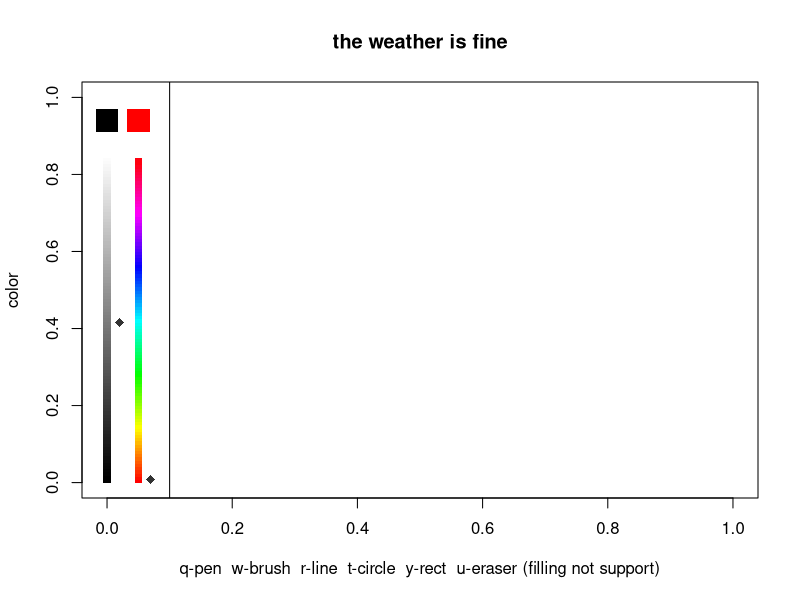

The R script that drew this image:
library(colorspace)
draw<-function(){
	x11()
	plot(c(0,0),xlim=c(0,1),ylim=c(0,1),col='white',main="the weather is fine",xlab="q-pen  w-brush  r-line  t-circle  y-rect  u-eraser (filling not support)",ylab='color')
	data<-data.frame(x=0,y=0)
	new<-F
	p1<-c(0.1475410,0.1743666)
	p2<-c(0.9090909,0.8569300)
	color<-c(1,50)
	pre.col<-color
	pen<-1
	cex<-5
	prex<-0
	prey<-0
	lin<-F
	cir<-F
	rec<-F
	tag<-100
	col.vector<-rainbow(100)
	for(i in 1:100){col.vector[i]<-substring(col.vector[i],1,7)}
	grey.vector<-99:0
	points(rep(0,100),100:1/100/1.2,col=paste("grey",grey.vector,sep=""),pch=15)
	points(rep(0.05,tag),1:tag/tag/1.2,col=col.vector,pch=15)
	points(c(0.07,0.02),c(pre.col[1]/tag,pre.col[2]/100)/1.2,pch=18,cex=1.2,col='white')
	points(c(0.07,0.02),c(color[1]/tag,color[2]/100)/1.2,pch=18,cex=1.2,col='grey20')
	points(0.05,0.94,pch=15,col=col.vector[color[1]],cex=3)
	points(0,0.94,pch=15,col='black',cex=3)
	abline(v=0.1)
	add1<-function(a,px,py){
		change.col<-function(){
			if(color[2]/100>=0.5 & color[1]>=0){col<-mixcolor((color[2]/100-0.5)*2,hex2RGB(col.vector[color[1]]),RGB(1,1,1))}
			else if(color[1]>=0){col<-mixcolor((0.5-color[2]/100)*2,hex2RGB(col.vector[color[1]]),RGB(0,0,0))}
			else if(color[1]==-1){col<-mixcolor(color[2]/100,RGB(0,0,0),RGB(1,1,1))}
			col<-col@coords
			return(rgb(col[1],col[2],col[3]))
		}
		show.col<-function(){
			points(c(0.07,0.02),c(pre.col[1]/tag,pre.col[2]/100)/1.2,pch=18,cex=1.2,col='white')
			points(c(0.07,0.02),c(color[1]/tag,color[2]/100)/1.2,pch=18,cex=1.2,col='grey20')
			points(0.05,0.94,pch=15,col=change.col(),cex=3)
			pre.col<<-color
		}
		choose.col<-function(x,y){
			if(abs(x)<0.01 & y>0 & y<1/1.2){color[2]<<-round(y*120)}
			else if(abs(x-0.05)<0.01 & y>0 & y<1/1.2){color[1]<<-round(y*1.2*100)}
			else if(abs(x)<0.03 & y>1/1.2){color[1]<<--1}
			show.col()
		}
		if(pen!=4){lin<<-F}
		if(pen!=5){cir<<-F}
		point<-function(x,y){
			temp<-matrix(c(runif(3*cex*10)),ncol=3)
			temp[,1]<-sin(temp[,1]*2*pi)*0.02*temp[,2]+px-0.01
			temp[,2]<-sin(temp[,3]*2*pi)*0.02*temp[,2]*cex/5+py-0.01
			points(temp,pch=16,cex=0.4,col=change.col())
		}
		line<-function(x,y){
			if(lin==F){lin<<-T}
			else{
				lines(c(x,prex),c(y,prey),type='l',lwd=5*cex/10,col=change.col())
				lin<<-F
			}
			prex<<-x
			prey<<-y
		}
		circle<-function(x,y){
			if(cir==F){cir<<-T}
			else{
				temp<-(1:1000)/1000
				ra<-sqrt((x-prex)^2+(y-prey)^2)
				points(prex+cos(temp*2*pi)*ra,prey+sin(temp*2*pi)*ra,cex=0.8*cex/10,col=change.col())
				cir<<-F
			}		
			prex<<-x
			prey<<-y	
		}
		rect<-function(x,y){
			if(rec==F){rec<<-T}
			else{
				lines(c(x,prex),c(prey,prey),type='l',lwd=5*cex/10,col=change.col())
				lines(c(x,x),c(y,prey),type='l',lwd=5*cex/10,col=change.col())
				lines(c(prex,prex),c(y,prey),type='l',lwd=5*cex/10,col=change.col())
				lines(c(x,prex),c(y,y),type='l',lwd=5*cex/10,col=change.col())
				rec<<-F
			}
			prex<<-x
			prey<<-y	
		}
		px<-round((px-p1[1])/(p2[1]-p1[1]),3)
		py<-round((py-p1[2])/(p2[2]-p1[2]),3)
		if(px<1 & px>-0.05 & py<1 & py>0){
			if(px<0.13){choose.col(px,py)}
			else{
				if(pen==1)points(px,py,pch=16,col=change.col(),cex=cex/10)
				if(pen==2)point(px,py)
				if(pen==3)painting(a,px,py)
				if(pen==4)line(px,py)
				if(pen==5)circle(px,py)
				if(pen==6)rect(px,py)
				if(pen==7)points(px,py,pch=16,col='white',cex=cex)	
			}
		}
		return(NULL)
	}
	add2<-function(a,px,py){
		change.col<-function(){
			if(color[2]/100>=0.5 & color[1]>=0){col<-mixcolor((color[2]/100-0.5)*2,hex2RGB(col.vector[color[1]]),RGB(1,1,1))}
			else if(color[1]>=0){col<-mixcolor((0.5-color[2]/100)*2,hex2RGB(col.vector[color[1]]),RGB(0,0,0))}
			else if(color[1]==-1){col<-mixcolor(color[2]/100,RGB(0,0,0),RGB(1,1,1))}
			col<-col@coords
			return(rgb(col[1],col[2],col[3]))
		}
		show.col<-function(){
			points(c(0.07,0.02),c(pre.col[1]/tag,pre.col[2]/100)/1.2,pch=18,cex=1.2,col='white')
			points(c(0.07,0.02),c(color[1]/tag,color[2]/100)/1.2,pch=18,cex=1.2,col='grey20')
			points(0.05,0.94,pch=15,col=change.col(),cex=3)
			pre.col<<-color
		}
		choose.col<-function(x,y){
			if(abs(x)<0.01 & y>0 & y<1/1.2){color[2]<<-round(y*120)}
			else if(abs(x-0.05)<0.01 & y>0 & y<1/1.2){color[1]<<-round(y*1.2*100)}
			else if(abs(x)<0.03 & y>1/1.2){color[1]<<--1}
			show.col()
		}
		if(pen!=4 & pen!=1){lin<<-F}
		if(pen!=5){cir<<-F}
		point<-function(x,y){
			temp<-matrix(c(runif(3*cex*10)),ncol=3)
			temp[,1]<-sin(temp[,1]*2*pi)*0.02*temp[,2]+px-0.01
			temp[,2]<-sin(temp[,3]*2*pi)*0.02*temp[,2]*cex/5+py-0.01
			points(temp,pch=16,cex=0.4,col=change.col())
		}
		line<-function(x,y){
			if(lin==F){lin<<-T}
			else{
				lines(c(x,prex),c(y,prey),type='l',lwd=5*cex/10,col=change.col())
				lin<<-F
			}
			prex<<-x
			prey<<-y
		}
		circle<-function(x,y){
			if(cir==F){cir<<-T}
			else{
				temp<-(1:1000)/1000
				ra<-sqrt((x-prex)^2+(y-prey)^2)
				points(prex+cos(temp*2*pi)*ra,prey+sin(temp*2*pi)*ra,cex=0.8*cex/10,col=change.col())
				cir<<-F
			}		
			prex<<-x
			prey<<-y	
		}
		rect<-function(x,y){
			if(rec==F){rec<<-T}
			else{
				lines(c(x,prex),c(prey,prey),type='l',lwd=5*cex/10,col=change.col())
				lines(c(x,x),c(y,prey),type='l',lwd=5*cex/10,col=change.col())
				lines(c(prex,prex),c(y,prey),type='l',lwd=5*cex/10,col=change.col())
				lines(c(x,prex),c(y,y),type='l',lwd=5*cex/10,col=change.col())
				rec<<-F
			}
			prex<<-x
			prey<<-y	
		}
		linep<-function(x,y){
			if(lin==F){lin<<-T}
			else{lines(c(x,prex),c(y,prey),type='l',lwd=5*cex/10,col=change.col())}
			prex<<-x
			prey<<-y
		}
		px<-round((px-p1[1])/(p2[1]-p1[1]),3)
		py<-round((py-p1[2])/(p2[2]-p1[2]),3)
		if(px<1 & px>-0.05 & py<1 & py>0){
			if(px<0.13){choose.col(px,py)}
			else{
				if(pen==1)linep(px,py)
				if(pen==2)point(px,py)
				if(pen==3)painting(a,px,py)
				if(pen==4)line(px,py)
				if(pen==5)circle(px,py)
				if(pen==6)rect(px,py)
				if(pen==7)points(px,py,pch=16,col='white',cex=cex)	
			}
		}
		return(NULL)
	}
	painting<-function(a,px,py){
		paint<-function(x,y){
			if(!(x<=1e-3 | y<=1e-3 | x>1 | y>1)){
				if(record[x*(1e+3),y*(1e+3)]==record[px*(1e+3),py*(1e+3)] & flag[x*(1e+3),y*(1e+3)]==0){
					##points(x,y,pch=15,cex=0.1,col=color)
					flag[x*(1e+3),y*(1e+3)]<<-1
					if(round(x,1)>(1e-3) & round(y,1)>(1e-3) & round(x,1)<=1-(1e-3) & round(y,1)<=1-(1e-3))if(flag[x*(1e+3),y*(1e+3)+1]==0)paint(x,y+(1e-3))
					if(round(x,1)>(1e-3) & round(y,1)>(1e-3) & round(x,1)<=1-(1e-3) & round(y,1)<=1-(1e-3))if(flag[x*(1e+3)+1,y*(1e+3)]==0)paint(x+(1e-3),y)
					if(round(x,1)>(1e-3) & round(y,1)>(1e-3) & round(x,1)<=1-(1e-3) & round(y,1)<=1-(1e-3))if(flag[x*(1e+3),y*(1e+3)-1]==0)paint(x,y-(1e-3))
					if(round(x,1)>(1e-3) & round(y,1)>(1e-3) & round(x,1)<=1-(1e-3) & round(y,1)<=1-(1e-3))if(flag[x*(1e+3)-1,y*(1e+3)]==0)paint(x-(1e-3),y)
				}
			}
		}
		px<-(px-p1[1])/(p2[1]-p1[1])
		py<-(py-p1[2])/(p2[2]-p1[2])
		px<-round(px,1)
		py<-round(py,1)
		x<-px
		y<-py
		##if(!(x<0 | y<0 | x>1 | y>1) & record[x*(1e+3),y*(1e+3)]==record[px*(1e+3),py*(1e+3)] & flag[x*(1e+3),y*(1e+3)]==0){paint(x,y)}
		return(NULL)
	}
	col<-function(K){
		K<-tolower(K)
		if(K=='q'){pen<<-1}
		if(K=='w'){pen<<-2}
		if(K=='e'){pen<<-3}
		if(K=='r'){pen<<-4}
		if(K=='t'){pen<<-5}
		if(K=='y'){pen<<-6}
		if(K=='u'){pen<<-7}
		if(K%in%as.character(1:9)){cex<<-as.numeric(K)}
		points(0,0,col='white')
	}
	getGraphicsEvent(prompt="create.reg",onMouseMove=add2,onMouseDown=add1,onKeybd=col)
}
draw()
